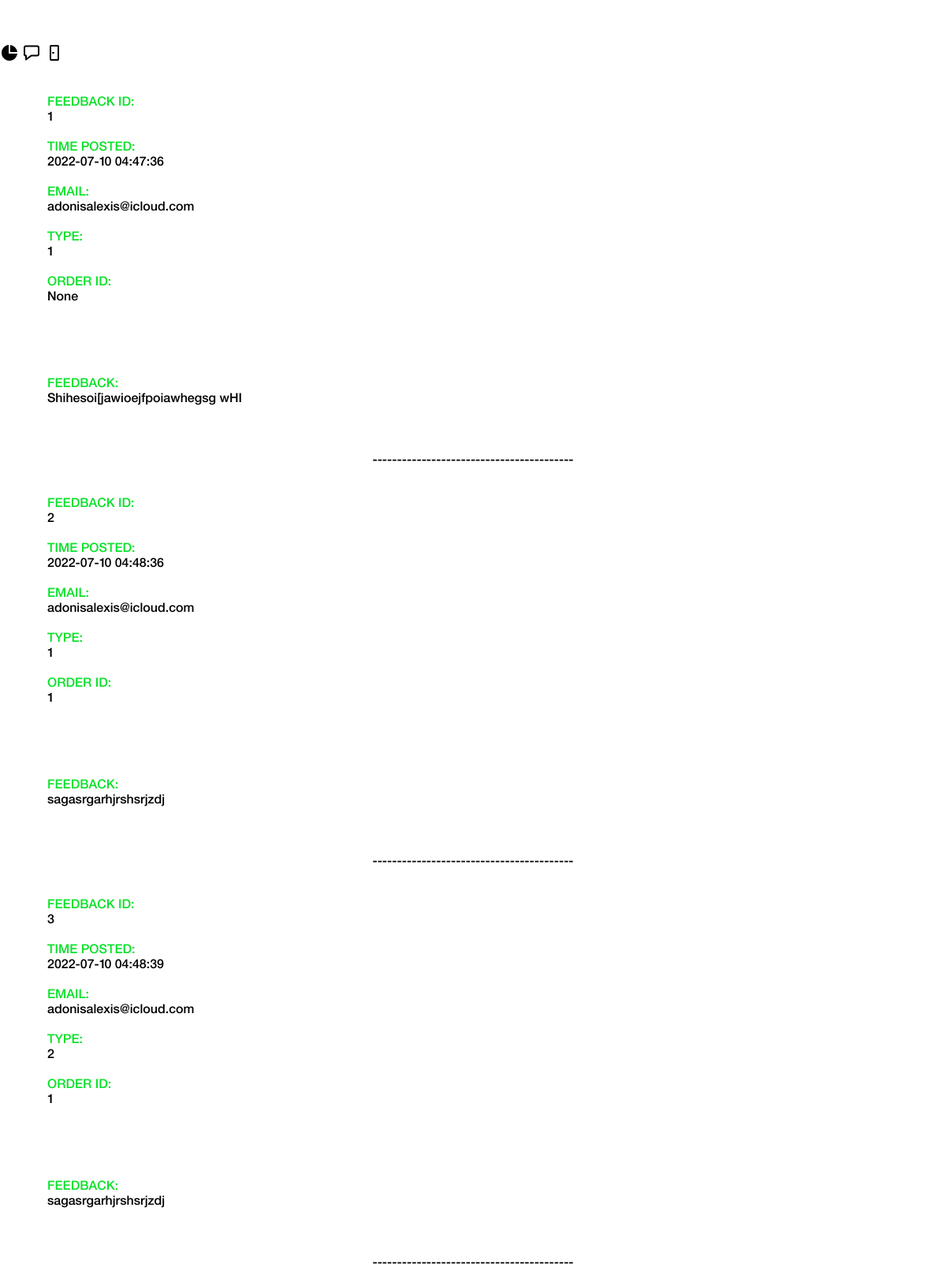
Screenshot of /viewdb/feedbackview (signed in) with the database file from the repository.
### xissite/models.py (models this page shows)
class FeedBack(db.Model):
    id = db.Column(db.Integer, primary_key=True)
    feedbackmail = db.Column(db.String(40), nullable = False)
    feedbacktype = db.Column(db.Integer, nullable = False)
    feedbackorderid = db.Column(db.Integer, nullable = True)
    feedbackfullfield = db.Column(db.String(600), nullable = False)
    date = db.Column(db.DateTime(timezone=True), default=func.now())

### xissite/auth.py (the view)
@auth.route('/viewdb/feedbackview', methods=['GET'])
@login_required
def viewfeedback():
    feedback_info = FeedBack.query.order_by(FeedBack.id)
    return render_template('feedbackview.html', feedback_info=feedback_info,)

### xissite/__init__.py (called while the page is built)
def create_app():
    app = Flask(__name__)
    app.config['SECRET_KEY'] = str(uuid.uuid4())
    app.config['SQLALCHEMY_DATABASE_URI'] = f'sqlite:///{DB_NAME}'
    app.config['WTF_CSRF_CHECK_DEFAULT'] = False
    csrf = CSRFProtect()
    csrf.init_app(app)
    db.init_app(app)
    from .views import views
    from .auth import auth
    from .sales import sales
    app.register_blueprint(views, url_prefix='/')
    app.register_blueprint(auth, url_prefix='/')
    app.register_blueprint(sales, url_prefix='/')
    from .models import Customer, Purchase_info, User
    create_database(app)
    login_manager = LoginManager()
    login_manager.login_view = 'auth.login'
    login_manager.init_app(app)
    @login_manager.user_loader
    def load_user(id):
        return User.query.get(int(id))
    return app

### xissite/templates/feedbackview.html (shortened to what this page needs)
{% extends "base.html" %}
{% block sectionconfig %}<section class="db-grid">{% endblock %}
{% block titleconfig %} <div class="card-title"> {% endblock %}
{% block titleicon %}
<img src="../static/icons/piechart.svg" class="topicon" onclick="window.top.location.href='/viewdb';">
<img src="../static/icons/feedback.svg" class="topicon" onclick="window.top.location.href='/viewdb/feedbackview';">
<img src="../static/icons/door.svg" class="topicon" onclick="window.top.location.href='/logout';">
{% endblock %}
{% block content %}
<div class="dbcard">
{%  for feedback in feedback_info %}
    <div class="dbcard">
        <p style="margin: 3% 0 0 5%;"><span style="color: #0BE12B;">FEEDBACK ID: </span></br>{{ feedback.id }}</p> </br>
        <p style="margin: 0 0 0 5%;"><span style="color: #0BE12B;">TIME POSTED: </span></br>{{ feedback.date }}</p> </br>
        <p style="margin: 0 0 0 5%;"><span style="color: #0BE12B;">EMAIL: </span></br>{{ feedback.feedbackmail }}</p> </br>
        <p style="margin: 0 0 0 5%;"><span style="color: #0BE12B;">TYPE: </span></br>{{ feedback.feedbacktype }}</p> </br>
        <p style="margin: 0 0 1% 5%;"><span style="color: #0BE12B;">ORDER ID: </span></br>{{ feedback.feedbackorderid }}</p> </br>
        <p style="margin: 5% 0 2% 5%;"><span style="color: #0BE12B;">FEEDBACK: </span></br>{{ feedback.feedbackfullfield }}</p> </br>
    </div>
    <div class="dbcard" style="width: 100%; text-align: center;">
        <p>-----------------------------------------</p>
    </div>
{% endfor %}
{% endblock %}

### xissite/templates/base.html (shortened to what this page needs)
<!DOCTYPE html>
<html>
    <head>
        <link rel="stylesheet" type="text/css" href="{{ url_for('static', filename='css/main.css') }}">
    </head>
    <body>
        {% block sectionconfig %}{% endblock %}
        {% block titleconfig %}{% endblock %}
                {% block titletext %}<p class="titletext"><a href="/" style="font-family: pexico_microregular;">{% endblock %}{% block pagetitle %} Page Title {% endblock %}</a></p>
                {%block titleicon %}
                {% endblock %}
            </div>
            {% block content %}
            {% endblock %}
        </section>
    </body>
</html>

### xissite/static/css/main.css (style rules this page uses)
a:link, a:visited { text-decoration: none; font-family:'HelveticaNeueLT Pro 65 Md'; color: white; }
html { font-family:'HelveticaNeueLT Pro 65 Md'; height: 100%; width: 100%; overflow-x: hidden; margin:0; }
body { height: 100%; width: 100%; overflow-x: hidden; margin:0; animation: fadeInAnimation ease 3s; animation-iteration-count: 1; animation-fill-mode: forwards; }

### xissite/templates/feedbackview.html (style rules this page uses)
html { font-family:'HelveticaNeueLT Pro 65 Md'; height: 100%; width: 100%; overflow-x: scroll; overflow-y: scroll; margin:0; }

### rows the page displays
FeedBack: id "1", date "2022-07-10 04:47:36", feedbackmail "adonisalexis@icloud.com", feedbacktype "1", feedbackorderid "None", feedbackfullfield "Shihesoi[jawioejfpoiawhegsg wHI"
FeedBack: id "2", date "2022-07-10 04:48:36", feedbackmail "adonisalexis@icloud.com", feedbacktype "1", feedbackorderid "1", feedbackfullfield "sagasrgarhjrshsrjzdj"
FeedBack: id "3", date "2022-07-10 04:48:39", feedbackmail "adonisalexis@icloud.com", feedbacktype "2", feedbackorderid "1", feedbackfullfield "sagasrgarhjrshsrjzdj"
